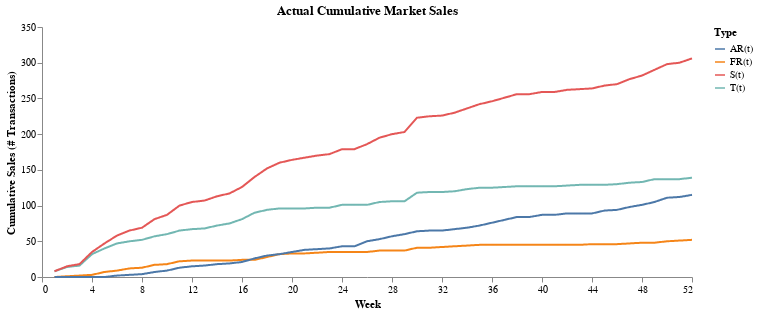

Notebook cell for this chart:
### Code cell
actual_sales_curve = (
    ChartTemp(modified_cum_trans)
    .transform_fold(['T(t)', 'FR(t)', 'AR(t)', 'S(t)'], as_=['Type', 'Cum DoR'])
    .line_encode('Cum DoR:Q', color='Type:N')
)

actual_sales_curve.line_prop('Actual Cumulative Market Sales')

### Figure 1 — Vega-Lite specification as saved in the notebook (floating-point values rounded to 4 significant figures)
{"$schema": "https://vega.github.io/schema/vega-lite/v5.20.1.json", "config": {"axisX": {"grid": false}, "axisY": {"grid": false}, "view": {"continuousHeight": 300, "continuousWidth": 300, "stroke": null}}, "data": {"name": "data-14af2c719777932de7be45f5a594bb10"}, "datasets": {"data-14af2c719777932de7be45f5a594bb10": [{"AR(t)": 0, "FR(t)": 0, "S(t)": 8, "T(t)": 8, "Week (t)": 1}, {"AR(t)": 0, "FR(t)": 1, "S(t)": 15, "T(t)": 14, "Week (t)": 2}, {"AR(t)": 0, "FR(t)": 2, "S(t)": 18, "T(t)": 16, "Week (t)": 3}, {"AR(t)": 0, "FR(t)": 3, "S(t)": 35, "T(t)": 32, "Week (t)": 4}, {"AR(t)": 0, "FR(t)": 7, "S(t)": 47, "T(t)": 40, "Week (t)": 5}, {"AR(t)": 2, "FR(t)": 9, "S(t)": 58, "T(t)": 47, "Week (t)": 6}, {"AR(t)": 3, "FR(t)": 12, "S(t)": 65, "T(t)": 50, "Week (t)": 7}, {"AR(t)": 4, "FR(t)": 13, "S(t)": 69, "T(t)": 52, "Week (t)": 8}, {"AR(t)": 7, "FR(t)": 17, "S(t)": 81, "T(t)": 57, "Week (t)": 9}, {"AR(t)": 9, "FR(t)": 18, "S(t)": 87, "T(t)": 60, "Week (t)": 10}, {"AR(t)": 13, "FR(t)": 22, "S(t)": 100, "T(t)": 65, "Week (t)": 11}, {"AR(t)": 15, "FR(t)": 23, "S(t)": 105, "T(t)": 67, "Week (t)": 12}, {"AR(t)": 16, "FR(t)": 23, "S(t)": 107, "T(t)": 68, "Week (t)": 13}, {"AR(t)": 18, "FR(t)": 23, "S(t)": 113, "T(t)": 72, "Week (t)": 14}, {"AR(t)": 19, "FR(t)": 23, "S(t)": 117, "T(t)": 75, "Week (t)": 15}, {"AR(t)": 21, "FR(t)": 24, "S(t)": 126, "T(t)": 81, "Week (t)": 16}, {"AR(t)": 26, "FR(t)": 24, "S(t)": 140, "T(t)": 90, "Week (t)": 17}, {"AR(t)": 30, "FR(t)": 28, "S(t)": 152, "T(t)": 94, "Week (t)": 18}, {"AR(t)": 32, "FR(t)": 32, "S(t)": 160, "T(t)": 96, "Week (t)": 19}, {"AR(t)": 35, "FR(t)": 33, "S(t)": 164, "T(t)": 96, "Week (t)": 20}, {"AR(t)": 38, "FR(t)": 33, "S(t)": 167, "T(t)": 96, "Week (t)": 21}, {"AR(t)": 39, "FR(t)": 34, "S(t)": 170, "T(t)": 97, "Week (t)": 22}, {"AR(t)": 40, "FR(t)": 35, "S(t)": 172, "T(t)": 97, "Week (t)": 23}, {"AR(t)": 43, "FR(t)": 35, "S(t)": 179, "T(t)": 101, "Week (t)": 24}, {"AR(t)": 43, "FR(t)": 35, "S(t)": 179, "T(t)": 101, "Week (t)": 25}, {"AR(t)": 50, "FR(t)": 35, "S(t)": 186, "T(t)": 101, "Week (t)": 26}, {"AR(t)": 53, "FR(t)": 37, "S(t)": 195, "T(t)": 105, "Week (t)": 27}, {"AR(t)": 57, "FR(t)": 37, "S(t)": 200, "T(t)": 106, "Week (t)": 28}, {"AR(t)": 60, "FR(t)": 37, "S(t)": 203, "T(t)": 106, "Week (t)": 29}, {"AR(t)": 64, "FR(t)": 41, "S(t)": 223, "T(t)": 118, "Week (t)": 30}, {"AR(t)": 65, "FR(t)": 41, "S(t)": 225, "T(t)": 119, "Week (t)": 31}, {"AR(t)": 65, "FR(t)": 42, "S(t)": 226, "T(t)": 119, "Week (t)": 32}, {"AR(t)": 67, "FR(t)": 43, "S(t)": 230, "T(t)": 120, "Week (t)": 33}, {"AR(t)": 69, "FR(t)": 44, "S(t)": 236, "T(t)": 123, "Week (t)": 34}, {"AR(t)": 72, "FR(t)": 45, "S(t)": 242, "T(t)": 125, "Week (t)": 35}, {"AR(t)": 76, "FR(t)": 45, "S(t)": 246, "T(t)": 125, "Week (t)": 36}, {"AR(t)": 80, "FR(t)": 45, "S(t)": 251, "T(t)": 126, "Week (t)": 37}, {"AR(t)": 84, "FR(t)": 45, "S(t)": 256, "T(t)": 127, "Week (t)": 38}, {"AR(t)": 84, "FR(t)": 45, "S(t)": 256, "T(t)": 127, "Week (t)": 39}, {"AR(t)": 87, "FR(t)": 45, "S(t)": 259, "T(t)": 127, "Week (t)": 40}, {"AR(t)": 87, "FR(t)": 45, "S(t)": 259, "T(t)": 127, "Week (t)": 41}, {"AR(t)": 89, "FR(t)": 45, "S(t)": 262, "T(t)": 128, "Week (t)": 42}, {"AR(t)": 89, "FR(t)": 45, "S(t)": 263, "T(t)": 129, "Week (t)": 43}, {"AR(t)": 89, "FR(t)": 46, "S(t)": 264, "T(t)": 129, "Week (t)": 44}, {"AR(t)": 93, "FR(t)": 46, "S(t)": 268, "T(t)": 129, "Week (t)": 45}, {"AR(t)": 94, "FR(t)": 46, "S(t)": 270, "T(t)": 130, "Week (t)": 46}, {"AR(t)": 98, "FR(t)": 47, "S(t)": 277, "T(t)": 132, "Week (t)": 47}, {"AR(t)": 101, "FR(t)": 48, "S(t)": 282, "T(t)": 133, "Week (t)": 48}, {"AR(t)": 105, "FR(t)": 48, "S(t)": 290, "T(t)": 137, "Week (t)": 49}, {"AR(t)": 111, "FR(t)": 50, "S(t)": 298, "T(t)": 137, "Week (t)": 50}, {"AR(t)": 112, "FR(t)": 51, "S(t)": 300, "T(t)": 137, "Week (t)": 51}, {"AR(t)": 115, "FR(t)": 52, "S(t)": 306, "T(t)": 139, "Week (t)": 52}]}, "encoding": {"color": {"field": "Type", "type": "nominal"}, "x": {"axis": {"labelExpr": "datum.value", "title": "Week", "values": [0, 4, 8, 12, 16, 20, 24, 28, 32, 36, 40, 44, 48, 52]}, "field": "Week (t)", "scale": {"domain": [0, 52]}, "type": "quantitative"}, "y": {"field": "Cum DoR", "scale": {}, "title": "Cumulative Sales (# Transactions)", "type": "quantitative"}}, "height": 250, "mark": {"strokeDash": [1, 0], "strokeWidth": 2, "type": "line"}, "title": "Actual Cumulative Market Sales", "transform": [{"as": ["Type", "Cum DoR"], "fold": ["T(t)", "FR(t)", "AR(t)", "S(t)"]}], "width": 650}
